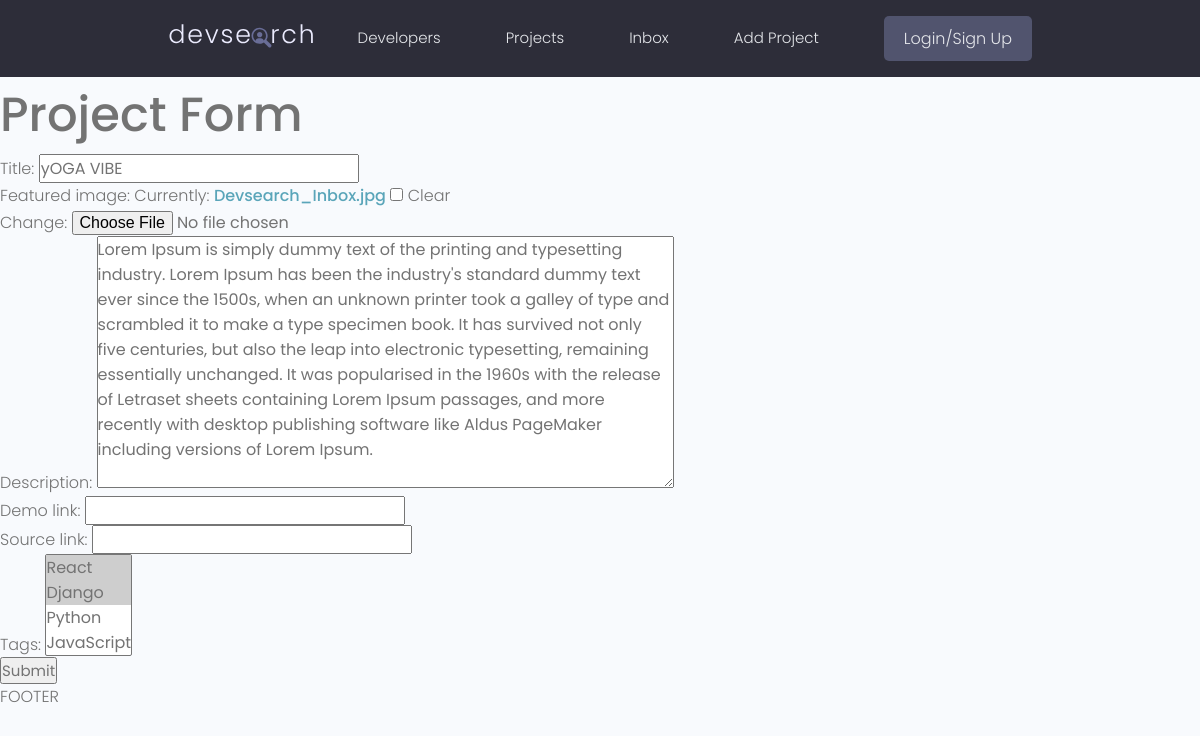
Page /create-project/e31978e2befe40eba8af6a696953aa62/ on the earlier database version.
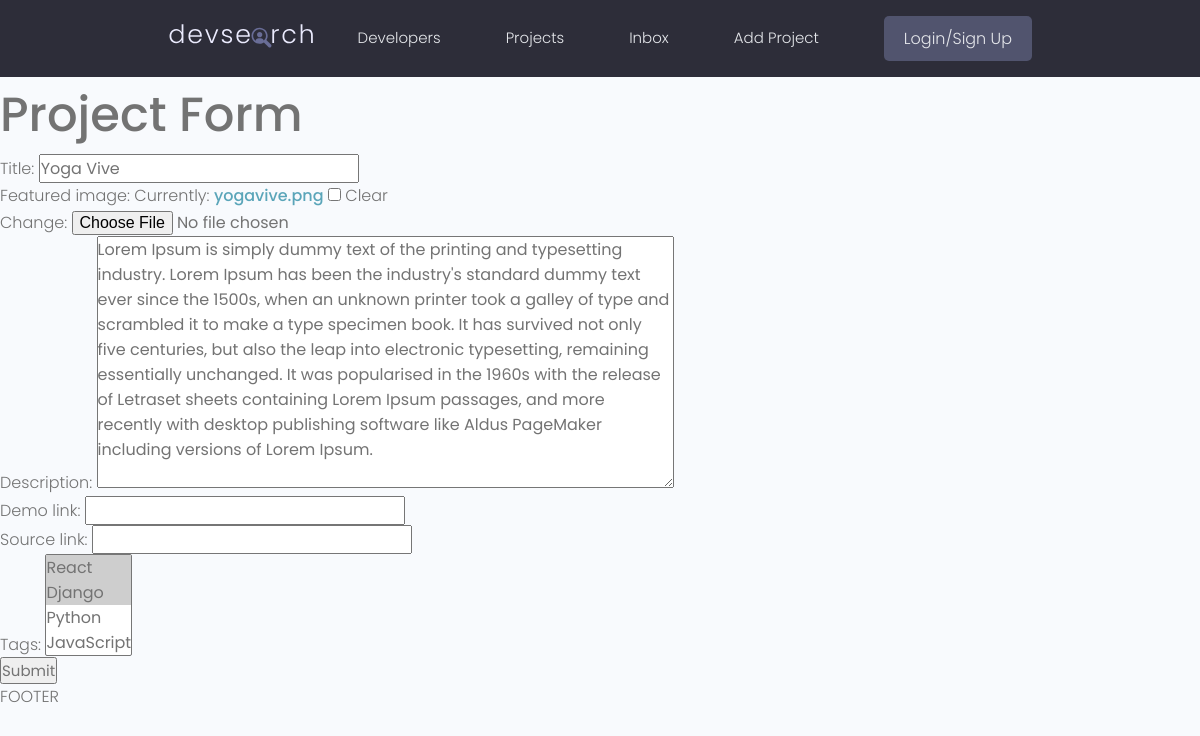
Same page on the later database version.
### projects/models.py (models this page shows, shortened)
class Project(models.Model):
    title=models.CharField(max_length=200)
    description=models.TextField(null=True, blank=True)
    featured_image=models.ImageField(null=True, blank=True, default="default.jpg")
    demo_link=models.CharField(max_length=2000, null=True, blank=True)
    source_link=models.CharField(max_length=2000, null=True, blank=True)
    tags=models.ManyToManyField('Tag', blank=True)
    vote_total=models.IntegerField(default=0, null=True, blank=True)
    vote_ratio=models.IntegerField(default=0, null=True, blank=True)
    created=models.DateTimeField(auto_now_add=True)
    id=models.UUIDField(default=uuid.uuid4, unique=True, primary_key=True, editable=False)

### projects/views.py (the view)
# urls.py: path('create-project/<str:pk>/', views.updateProject,name='update-project'),
def updateProject(request, pk):
    project=Project.objects.get(id=pk)
    form=ProjectForm(instance=project)
    if request.method=='POST':
        form=ProjectForm(request.POST, request.FILES, instance=project)
        if form.is_valid():
            form.save()
            return redirect('projects')
    context={'form':form}
    return render(request,'projects/project_form.html', context)

### projects/forms.py
class ProjectForm(ModelForm):
    class Meta:
        model=Project
        fields=['title', 'featured_image', 'description', 'demo_link', 'source_link', 'tags']

### projects/models.py (called while the page is built)
    def __str__(self):
        return  self.name

### projects/templates/projects/project_form.html (shortened to what this page needs)
{% extends 'main.html' %}
{% block content %}
<h1>Project Form </h1>
<form action="" method="POST" enctype="multipart/form-data">
    {{ form.as_p }}
    <input type="submit">
</form>
{% endblock %}

Differences in the rows shown:
changed Project: title "yOGA VIBE" → "Yoga Vive"
Other differences:
text no longer shown: "Title: Featured image: Currently: Devsearch_Inbox.jpg Clear Change: Description: Demo link: Source link: Tags:"
text now shown: "Title: Featured image: Currently: yogavive.png Clear Change: Description: Demo link: Source link: Tags:"
